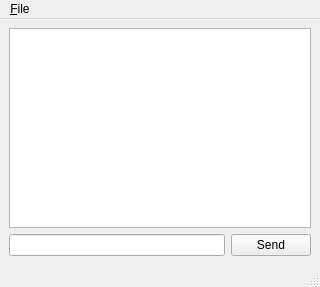
<?xml version="1.0" encoding="UTF-8"?>
<ui version="4.0">
 <class>MainWindow</class>
 <widget class="QMainWindow" name="MainWindow">
  <property name="geometry">
   <rect>
    <x>0</x>
    <y>0</y>
    <width>320</width>
    <height>287</height>
   </rect>
  </property>
  <property name="windowTitle">
   <string>MainWindow</string>
  </property>
  <widget class="QWidget" name="centralwidget">
   <layout class="QVBoxLayout" name="verticalLayout">
    <item>
     <widget class="QPlainTextEdit" name="plainTextEdit">
      <property name="readOnly">
       <bool>true</bool>
      </property>
     </widget>
    </item>
    <item>
     <layout class="QHBoxLayout" name="horizontalLayout">
      <item>
       <widget class="QLineEdit" name="lineEdit"/>
      </item>
      <item>
       <widget class="QPushButton" name="pushButton">
        <property name="text">
         <string>Send</string>
        </property>
       </widget>
      </item>
     </layout>
    </item>
   </layout>
  </widget>
  <widget class="QMenuBar" name="menubar">
   <property name="geometry">
    <rect>
     <x>0</x>
     <y>0</y>
     <width>320</width>
     <height>22</height>
    </rect>
   </property>
   <widget class="QMenu" name="menu_File">
    <property name="title">
     <string>&amp;File</string>
    </property>
    <addaction name="action_Quit"/>
   </widget>
   <addaction name="menu_File"/>
  </widget>
  <widget class="QStatusBar" name="statusbar"/>
  <action name="action_Quit">
   <property name="text">
    <string>&amp;Quit</string>
   </property>
  </action>
 </widget>
 <resources/>
 <connections/>
</ui>
